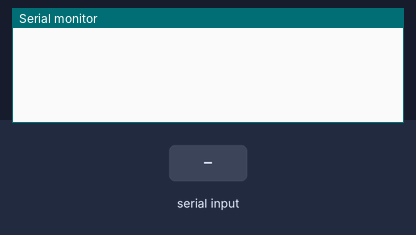
A sketch run on a simulated Arduino Uno, built with avr-gcc and run on an emulated ATmega328P. Shown: the last lines printed to the serial monitor. The test bench sets the inputs (shaded band). Random numbers use the default seed unless the sketch sets one.

Above: at 1.2 s.
1.3 s: "90,45\n" received over Serial
At 2.2 s:
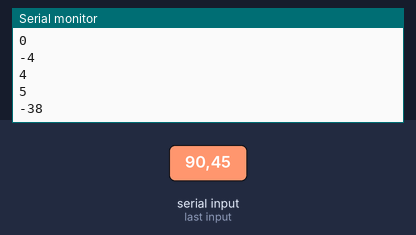
2.8 s: "30,150\n" received over Serial
At 5.71 s:
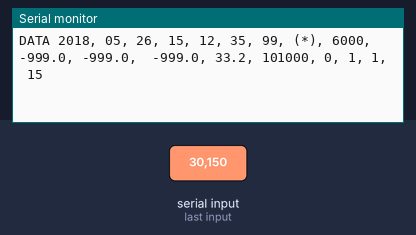
5.8 s: "60\n" received over Serial
At 5.92 s:
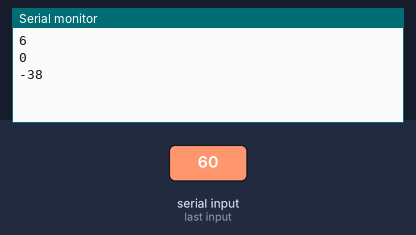
8.8 s: "5\n" received over Serial
At 8.88 s:
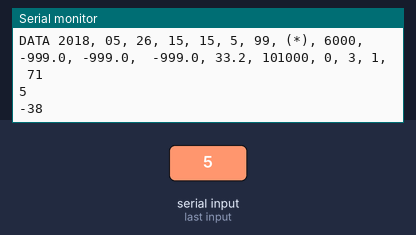
11.8 s: "90,45\n" received over Serial
At 14.75 s:
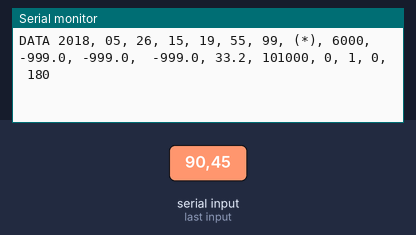
14.8 s: "5\n" received over Serial
At 14.96 s:
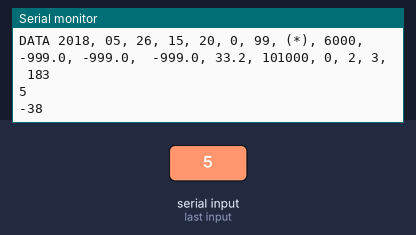
Timing chart, 0 to 17.8 s (numbered marks = the images above; inputs shaded):
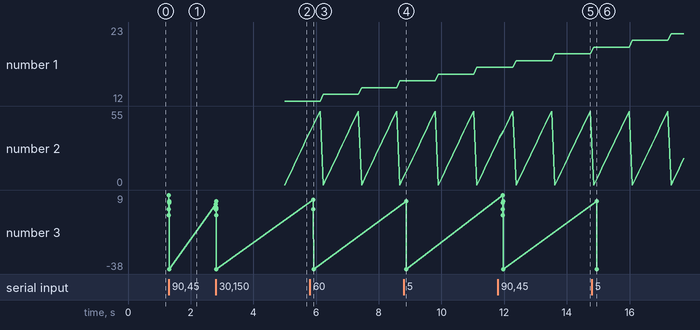

The sketch:

Arduino_test_recup_DATA.ino
```cpp
#include <time.h>

char datamess[100] = "";
int heure = 15;
int minute = 12;
int sec = 0;
int count1 = 0;
int count2 = 0;
int coinc = 0;
int temps = 0;
int intervalle = 0;
int message = 0;

void setup()
{
  Serial.begin(9600);

  temps = millis();
}

void loop() {
  intervalle = millis() - temps;

  if(intervalle >= 5000) {
    count1 = rand() % 4;
    count2 = rand() % 4;
    coinc += rand() % 3 + 1;

    sprintf(datamess, "DATA 2018, 05, 26, %d, %d, %d, 99, (*), 6000, -999.0, -999.0,  -999.0, 33.2, 101000, 0, %d, %d, %d", heure, minute, sec, count1, count2, coinc);
    Serial.println(datamess);

    sec += 5;
    if(sec == 60) {
      sec = 0;
      minute++;
    }
    if(minute == 60) {
      minute = 0;
      heure++;
    }
  }

  while (Serial.available())  {
    message = Serial.read()-'0';  // on soustrait le caractère 0, qui vaut 48 en ASCII
    Serial.println(message);
  }
}
```

Measured:
- after the input at 1.3 s, the serial monitor: prints a new line at once (image 1)
- after the input at 2.8 s, the serial monitor: prints a new line at once (image 2)
- after the input at 5.8 s, the serial monitor: prints a new line after 0.11 s (image 3)
- after the input at 8.8 s, the serial monitor: prints a new line after 0.07 s (image 4)
- after the input at 11.8 s, the serial monitor: prints a new line after 0.15 s (image 5)
